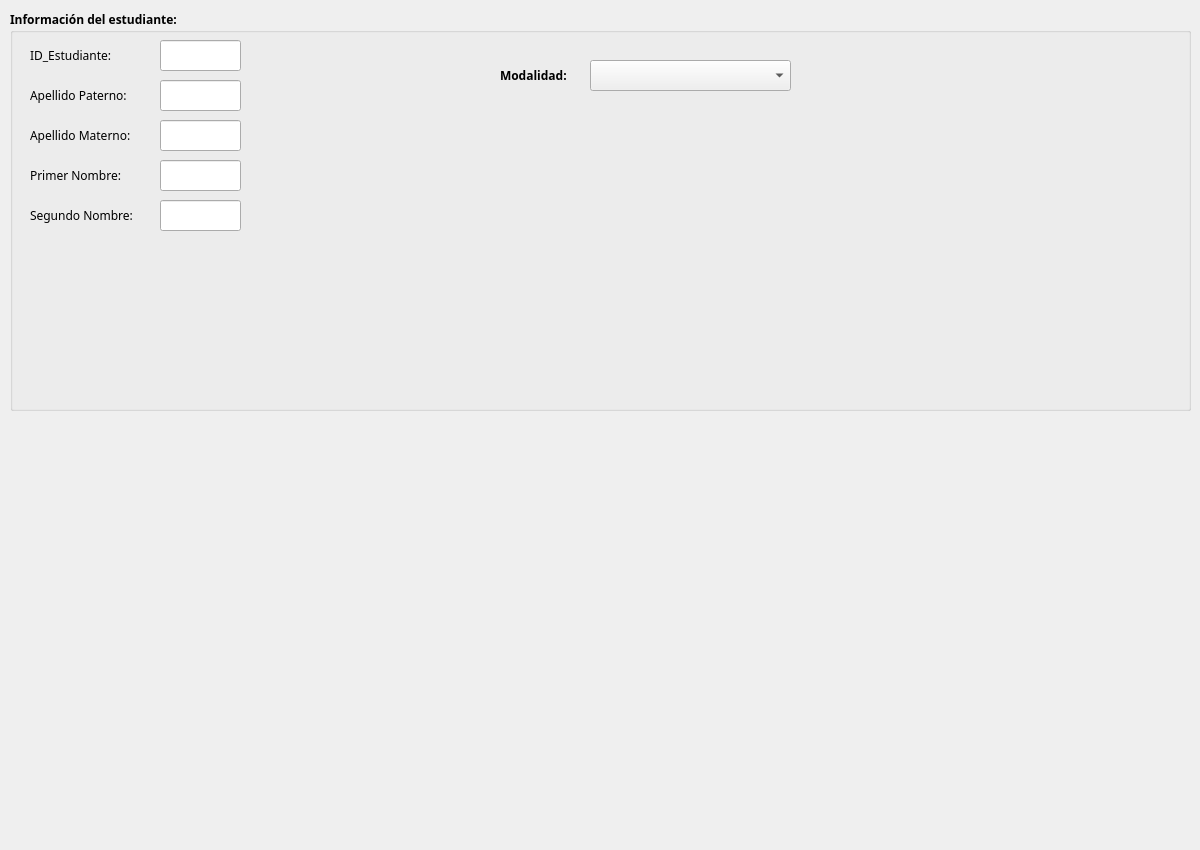
<?xml version="1.0" encoding="UTF-8"?>
<ui version="4.0">
 <class>MainWindow</class>
 <widget class="QMainWindow" name="MainWindow">
  <property name="geometry">
   <rect>
    <x>0</x>
    <y>0</y>
    <width>1200</width>
    <height>850</height>
   </rect>
  </property>
  <property name="windowTitle">
   <string>MainWindow</string>
  </property>
  <widget class="QWidget" name="centralwidget">
   <widget class="QGroupBox" name="groupBox">
    <property name="geometry">
     <rect>
      <x>10</x>
      <y>10</y>
      <width>1181</width>
      <height>401</height>
     </rect>
    </property>
    <property name="font">
     <font>
      <family>Bahnschrift SemiBold</family>
      <pointsize>9</pointsize>
      <weight>75</weight>
      <bold>true</bold>
     </font>
    </property>
    <property name="title">
     <string>Información del estudiante:</string>
    </property>
    <widget class="QComboBox" name="cboModalidad">
     <property name="geometry">
      <rect>
       <x>580</x>
       <y>50</y>
       <width>201</width>
       <height>31</height>
      </rect>
     </property>
     <property name="font">
      <font>
       <weight>50</weight>
       <bold>false</bold>
      </font>
     </property>
    </widget>
    <widget class="QLabel" name="label_8">
     <property name="geometry">
      <rect>
       <x>490</x>
       <y>50</y>
       <width>71</width>
       <height>31</height>
      </rect>
     </property>
     <property name="text">
      <string>Modalidad:</string>
     </property>
    </widget>
    <widget class="QLineEdit" name="txtIdCarrera">
     <property name="geometry">
      <rect>
       <x>150</x>
       <y>30</y>
       <width>81</width>
       <height>31</height>
      </rect>
     </property>
     <property name="font">
      <font>
       <family>Bahnschrift</family>
       <weight>50</weight>
       <bold>false</bold>
      </font>
     </property>
    </widget>
    <widget class="QLabel" name="label">
     <property name="geometry">
      <rect>
       <x>20</x>
       <y>30</y>
       <width>121</width>
       <height>31</height>
      </rect>
     </property>
     <property name="font">
      <font>
       <weight>50</weight>
       <bold>false</bold>
      </font>
     </property>
     <property name="text">
      <string>ID_Estudiante:</string>
     </property>
    </widget>
    <widget class="QLineEdit" name="txtIdCarrera_2">
     <property name="geometry">
      <rect>
       <x>150</x>
       <y>70</y>
       <width>81</width>
       <height>31</height>
      </rect>
     </property>
     <property name="font">
      <font>
       <family>Bahnschrift</family>
       <weight>50</weight>
       <bold>false</bold>
      </font>
     </property>
    </widget>
    <widget class="QLabel" name="label_2">
     <property name="geometry">
      <rect>
       <x>20</x>
       <y>70</y>
       <width>131</width>
       <height>31</height>
      </rect>
     </property>
     <property name="font">
      <font>
       <weight>50</weight>
       <bold>false</bold>
      </font>
     </property>
     <property name="text">
      <string>Apellido Paterno:</string>
     </property>
    </widget>
    <widget class="QLabel" name="label_5">
     <property name="geometry">
      <rect>
       <x>20</x>
       <y>110</y>
       <width>131</width>
       <height>31</height>
      </rect>
     </property>
     <property name="font">
      <font>
       <weight>50</weight>
       <bold>false</bold>
      </font>
     </property>
     <property name="text">
      <string>Apellido Materno:</string>
     </property>
    </widget>
    <widget class="QLineEdit" name="txtIdCarrera_5">
     <property name="geometry">
      <rect>
       <x>150</x>
       <y>110</y>
       <width>81</width>
       <height>31</height>
      </rect>
     </property>
     <property name="font">
      <font>
       <family>Bahnschrift</family>
       <weight>50</weight>
       <bold>false</bold>
      </font>
     </property>
    </widget>
    <widget class="QLineEdit" name="txtIdCarrera_6">
     <property name="geometry">
      <rect>
       <x>150</x>
       <y>150</y>
       <width>81</width>
       <height>31</height>
      </rect>
     </property>
     <property name="font">
      <font>
       <family>Bahnschrift</family>
       <weight>50</weight>
       <bold>false</bold>
      </font>
     </property>
    </widget>
    <widget class="QLabel" name="label_6">
     <property name="geometry">
      <rect>
       <x>20</x>
       <y>150</y>
       <width>131</width>
       <height>31</height>
      </rect>
     </property>
     <property name="font">
      <font>
       <weight>50</weight>
       <bold>false</bold>
      </font>
     </property>
     <property name="text">
      <string>Primer Nombre:</string>
     </property>
    </widget>
    <widget class="QLabel" name="label_7">
     <property name="geometry">
      <rect>
       <x>20</x>
       <y>190</y>
       <width>131</width>
       <height>31</height>
      </rect>
     </property>
     <property name="font">
      <font>
       <weight>50</weight>
       <bold>false</bold>
      </font>
     </property>
     <property name="text">
      <string>Segundo Nombre:</string>
     </property>
    </widget>
    <widget class="QLineEdit" name="txtIdCarrera_7">
     <property name="geometry">
      <rect>
       <x>150</x>
       <y>190</y>
       <width>81</width>
       <height>31</height>
      </rect>
     </property>
     <property name="font">
      <font>
       <family>Bahnschrift</family>
       <weight>50</weight>
       <bold>false</bold>
      </font>
     </property>
    </widget>
   </widget>
  </widget>
 </widget>
 <resources/>
 <connections/>
</ui>
